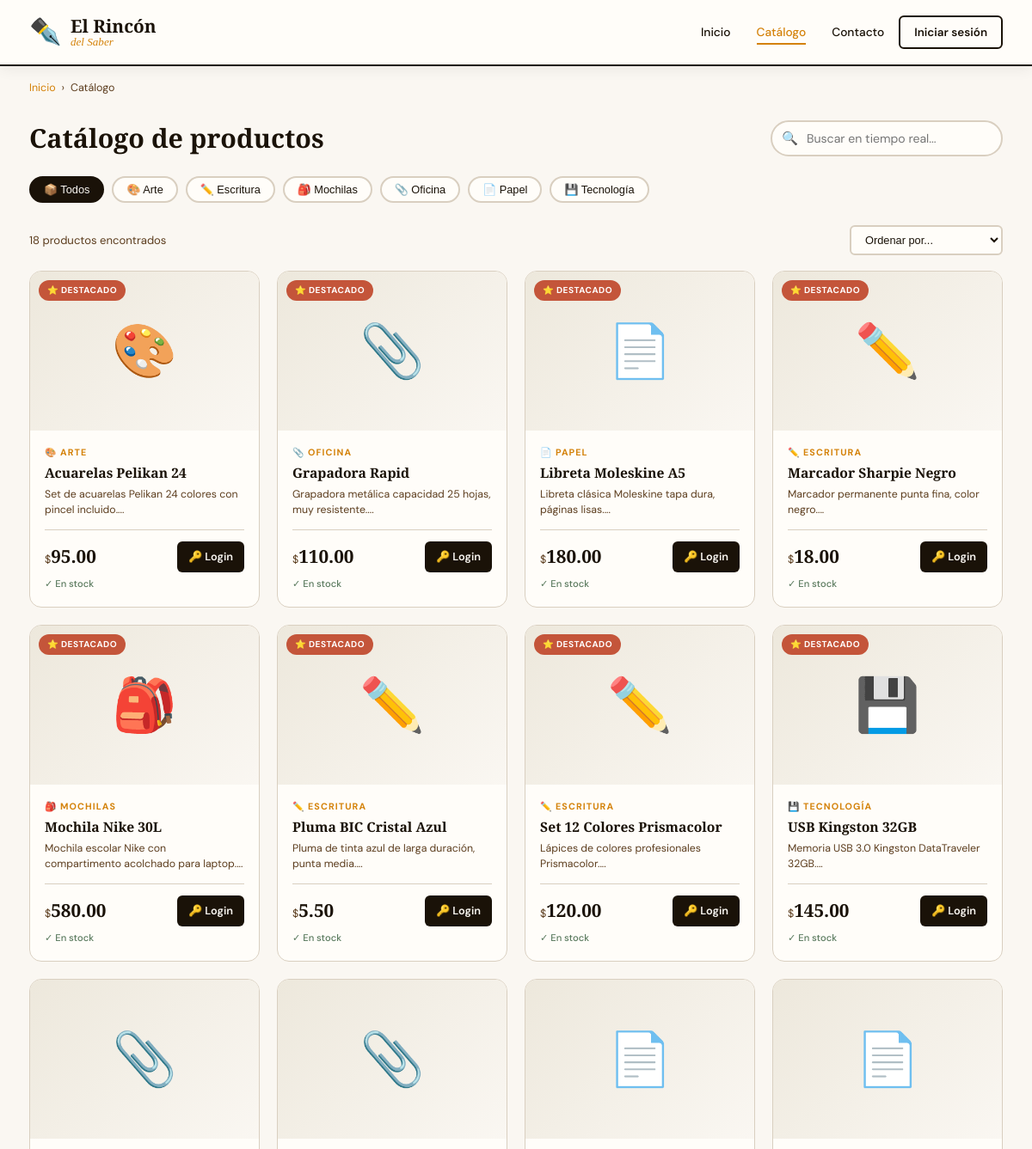
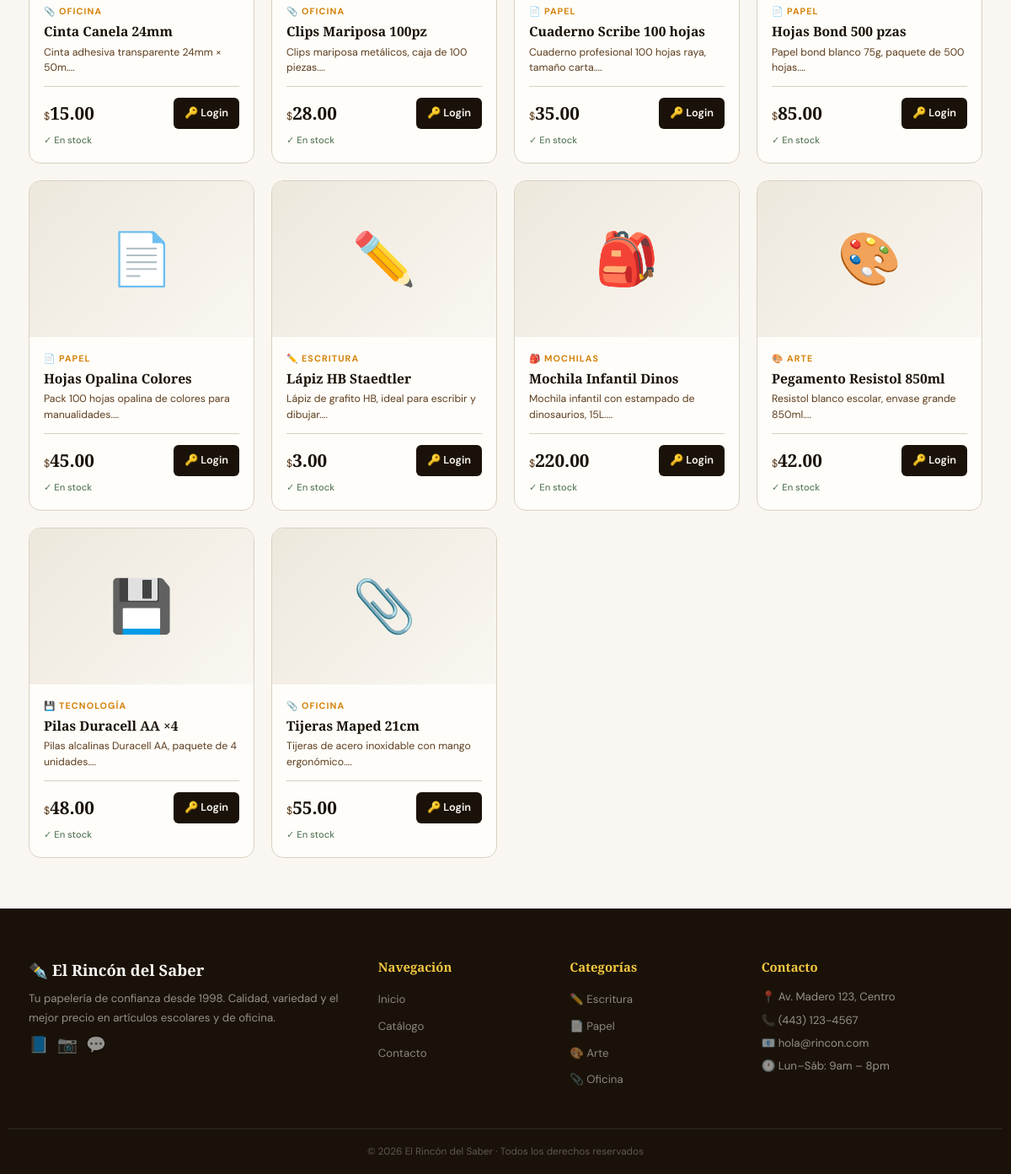
/pages/catalogo.php, run on the app's committed database (2 pictures, top to bottom).
### tables this page shows
CREATE TABLE IF NOT EXISTS categorias (
    id          INT AUTO_INCREMENT PRIMARY KEY,
    nombre      VARCHAR(100) NOT NULL,
    icono       VARCHAR(10)  DEFAULT '📦',
    created_at  TIMESTAMP DEFAULT CURRENT_TIMESTAMP
);

CREATE TABLE IF NOT EXISTS productos (
    id          INT AUTO_INCREMENT PRIMARY KEY,
    nombre      VARCHAR(150) NOT NULL,
    descripcion TEXT,
    precio      DECIMAL(10,2) NOT NULL,
    stock       INT DEFAULT 0,
    categoria_id INT,
    destacado   TINYINT(1) DEFAULT 0,
    created_at  TIMESTAMP DEFAULT CURRENT_TIMESTAMP,
    FOREIGN KEY (categoria_id) REFERENCES categorias(id) ON DELETE SET NULL
);

### includes/config.php (called while the page is built, shortened)
<?php
function db(): mysqli {
    static $conn = null;
    if ($conn === null) {
        $conn = new mysqli(DB_HOST, DB_USER, DB_PASS, DB_NAME);
        $conn->set_charset('utf8mb4');
    }
    return $conn;
}
function isLogged(): bool  { return isset($_SESSION['usuario_id']); }
function h(string $s): string { return htmlspecialchars($s, ENT_QUOTES, 'UTF-8'); }

### pages/catalogo.php (the view, shortened to what this page needs)
<?php
require_once '../includes/config.php';
$cat_id = (int)($_GET['cat'] ?? 0);
$cats   = db()->query("SELECT * FROM categorias ORDER BY nombre");
$where = $cat_id ? "WHERE p.categoria_id=$cat_id" : '';
$prods = db()->query("SELECT p.*,c.nombre AS cat_n,c.icono AS cat_ico FROM productos p LEFT JOIN categorias c ON c.id=p.categoria_id $where ORDER BY p.destacado DESC,p.nombre ASC");
include '../includes/header.php';
?>
<div class="container" style="padding-bottom:60px">
  <div class="breadcrumb">
    <a href="../index.php">Inicio</a><span>›</span><span>Catálogo</span>
  </div>
  <div style="display:flex;justify-content:space-between;align-items:center;flex-wrap:wrap;gap:14px;margin:24px 0 20px">
    <h1 style="font-family:var(--fd);font-size:1.9rem;font-weight:900">Catálogo de productos</h1>
    <div style="position:relative">
      <div class="search-wrap">
        <span class="s-icon">🔍</span>
        <input type="text" id="searchInput" placeholder="Buscar en tiempo real..."
               autocomplete="off" style="min-width:270px" oninput="onSearch(this.value)">
      </div>
    </div>
  </div>
  <div class="filters" id="catFiltros">
    <button class="chip <?= !$cat_id?'active':'' ?>" onclick="filtrarCat(0,this)">📦 Todos</button>
    <?php $cats->data_seek(0); while($c=$cats->fetch_assoc()): ?>
    <button class="chip <?= $cat_id==$c['id']?'active':'' ?>" onclick="filtrarCat(<?= $c['id'] ?>,this)">
      <?= $c['icono'].' '.h($c['nombre']) ?>
    </button>
    <?php endwhile; ?>
  </div>
  <div style="display:flex;justify-content:space-between;align-items:center;margin-bottom:18px;flex-wrap:wrap;gap:10px">
    <p id="prodCount" style="font-size:.82rem;color:var(--brown)"><?= $prods->num_rows ?> productos encontrados</p>
    <select class="chip" style="border-radius:var(--r);padding:7px 12px;cursor:pointer" onchange="ordenar(this.value)">
      <option value="">Ordenar por...</option>
    </select>
  </div>
  <div class="prod-grid" id="prodGrid">
    <?php while($p=$prods->fetch_assoc()): ?>
    <div class="prod-card fade-in" data-id="<?= $p['id'] ?>">
      <a href="producto.php?id=<?= $p['id'] ?>" style="text-decoration:none;color:inherit">
        <div class="prod-img">
          <span><?= $p['cat_ico']??'📦' ?></span>
          <?php if($p['destacado']): ?><span class="badge badge-star">⭐ Destacado</span><?php endif; ?>
        </div>
      </a>
      <div class="prod-body">
        <div class="prod-cat"><?= ($p['cat_ico']??'').' '.h($p['cat_n']??'') ?></div>
        <a href="producto.php?id=<?= $p['id'] ?>" style="text-decoration:none;color:inherit">
          <h3 class="prod-name"><?= h($p['nombre']) ?></h3>
        </a>
        <p class="prod-desc"><?= h(mb_substr($p['descripcion']??'',0,85)) ?>...</p>
        <div class="prod-footer">
          <div class="prod-price"><small>$</small><?= number_format($p['precio'],2) ?></div>
          <?php if($p['stock']>0): ?>
            <?php if(isLogged()): ?>
              <button class="btn-add" onclick="addToCart(<?= $p['id'] ?>,'<?= addslashes($p['nombre']) ?>',<?= $p['precio'] ?>,'<?= addslashes($p['cat_n']??'') ?>')">+ Agregar</button>
            <?php else: ?>
              <a href="../login.php" class="btn-add" style="text-decoration:none;display:inline-flex">🔑 Login</a>
            <?php endif; ?>
          <?php else: ?>
            <button class="btn-add" disabled>Agotado</button>
          <?php endif; ?>
        </div>
        <div class="<?= $p['stock']<10&&$p['stock']>0?'stock-low':'stock-ok' ?>">
          <?= $p['stock']==0?'❌ Sin stock':($p['stock']<10?'⚠️ Últimas '.$p['stock'].' uds':'✓ En stock') ?>
        </div>
      </div>
    </div>
    <?php endwhile; ?>
  </div>
</div>
<?php include '../includes/footer.php'; ?>

### css/style.css (style rules this page uses)
:root { --cream:#FAF7F2; --white:#FFFDF9; --ink:#1A1208; --brown:#5C3D1E; --amber:#D4820A; --amber-lt:#F5C842; --terra:#C4553A; --sage:#5A7A5E; --paper:#EDE8DC; --border:#D9CFC0; --shadow:rgba(26,18,8,.08); --shadow-md:rgba(26,18,8,.16); --fd:'Playfair Display',Georgia,serif; --fb:'DM Sans',system-ui,sans-serif; --r:6px; --rl:14px; --ease:all .3s cubic-bezier(.4,0,.2,1); }
*,*::before,*::after { box-sizing:border-box;margin:0;padding:0 }
html { scroll-behavior:smooth }
body { font-family:var(--fb);background:var(--cream);color:var(--ink);line-height:1.6;min-height:100vh }
.container { max-width:1180px;margin:0 auto;padding:0 24px }
a { color:inherit }
.prod-grid { display:grid;grid-template-columns:repeat(auto-fill,minmax(245px,1fr));gap:20px }
.prod-card { background:var(--white);border:1px solid var(--border);border-radius:var(--rl);overflow:hidden;transition:var(--ease) }
.prod-img { height:185px;background:linear-gradient(135deg,var(--paper),var(--cream));display:flex;align-items:center;justify-content:center;font-size:3.8rem;position:relative }
.badge { position:absolute;top:10px;left:10px;font-size:.63rem;font-weight:700;padding:4px 10px;border-radius:100px;letter-spacing:.05em;text-transform:uppercase }
.badge-star { background:var(--terra);color:#fff }
.prod-body { padding:17px }
.prod-cat { font-size:.67rem;font-weight:700;letter-spacing:.1em;text-transform:uppercase;color:var(--amber);margin-bottom:5px }
.prod-name { font-family:var(--fd);font-size:.98rem;font-weight:700;line-height:1.3;margin-bottom:5px }
.prod-desc { font-size:.77rem;color:var(--brown);line-height:1.5;margin-bottom:13px }
.prod-footer { display:flex;align-items:center;justify-content:space-between;gap:9px;padding-top:13px;border-top:1px solid var(--border) }
.prod-price { font-family:var(--fd);font-size:1.3rem;font-weight:900 }
.prod-price small { font-size:.78rem;font-weight:400;font-family:var(--fb);color:var(--brown) }
.btn-add { background:var(--ink);color:var(--cream);border:none;padding:8px 13px;border-radius:var(--r);font-size:.8rem;font-weight:600;cursor:pointer;transition:var(--ease);white-space:nowrap }
.stock-ok { font-size:.7rem;color:var(--sage);font-weight:500;margin-top:5px }
.search-wrap { position:relative;max-width:360px }
.search-wrap input { width:100%;padding:10px 14px 10px 40px;border:2px solid var(--border);border-radius:100px;font-family:var(--fb);font-size:.88rem;color:var(--ink);background:var(--white);outline:none;transition:var(--ease) }
.s-icon { position:absolute;left:13px;top:50%;transform:translateY(-50%);font-size:.95rem;pointer-events:none }
.filters { display:flex;gap:9px;flex-wrap:wrap;margin-bottom:26px }
.chip { padding:6px 15px;border-radius:100px;font-size:.8rem;font-weight:500;border:2px solid var(--border);color:var(--ink);background:var(--white);cursor:pointer;transition:var(--ease) }
.chip:hover,.chip.active { background:var(--ink);color:var(--cream);border-color:var(--ink) }
.breadcrumb { display:flex;align-items:center;gap:7px;font-size:.78rem;color:var(--brown);padding:16px 0 0 }
.breadcrumb a { color:var(--amber);text-decoration:none }
.fade-in { animation:fadeUp .5s ease both }

### data on the page
categorias: icono "🎨", nombre "Arte"
categorias: icono "✏️", nombre "Escritura"
categorias: icono "🎒", nombre "Mochilas"
categorias: icono "📎", nombre "Oficina"
categorias: icono "📄", nombre "Papel"
categorias: icono "💾", nombre "Tecnología"
productos: categoria.icono "🎨", destacado "⭐ DESTACADO", categoria.nombre "ARTE", nombre "Acuarelas Pelikan 24", descripcion "Set de acuarelas Pelikan 24 colores con pincel incluido.", precio "95.00", stock "🔑 Login"
productos: categoria.icono "📎", destacado "⭐ DESTACADO", categoria.nombre "OFICINA", nombre "Grapadora Rapid", descripcion "Grapadora metálica capacidad 25 hojas, muy resistente.", precio "110.00", stock "🔑 Login"
productos: categoria.icono "📄", destacado "⭐ DESTACADO", categoria.nombre "PAPEL", nombre "Libreta Moleskine A5", descripcion "Libreta clásica Moleskine tapa dura, páginas lisas.", precio "180.00", stock "🔑 Login"
productos: categoria.icono "✏️", destacado "⭐ DESTACADO", categoria.nombre "ESCRITURA", nombre "Marcador Sharpie Negro", descripcion "Marcador permanente punta fina, color negro.", precio "18.00", stock "🔑 Login"
productos: categoria.icono "🎒", destacado "⭐ DESTACADO", categoria.nombre "MOCHILAS", nombre "Mochila Nike 30L", descripcion "Mochila escolar Nike con compartimento acolchado para laptop.", precio "580.00", stock "🔑 Login"
productos: categoria.icono "✏️", destacado "⭐ DESTACADO", categoria.nombre "ESCRITURA", nombre "Pluma BIC Cristal Azul", descripcion "Pluma de tinta azul de larga duración, punta media.", precio "5.50", stock "🔑 Login"
productos: categoria.icono "✏️", destacado "⭐ DESTACADO", categoria.nombre "ESCRITURA", nombre "Set 12 Colores Prismacolor", descripcion "Lápices de colores profesionales Prismacolor.", precio "120.00", stock "🔑 Login"
productos: categoria.icono "💾", destacado "⭐ DESTACADO", categoria.nombre "TECNOLOGÍA", nombre "USB Kingston 32GB", descripcion "Memoria USB 3.0 Kingston DataTraveler 32GB.", precio "145.00", stock "🔑 Login"
productos: categoria.icono "📎", categoria.nombre "OFICINA", nombre "Cinta Canela 24mm", descripcion "Cinta adhesiva transparente 24mm × 50m.", precio "15.00", stock "🔑 Login"
productos: categoria.icono "📎", categoria.nombre "OFICINA", nombre "Clips Mariposa 100pz", descripcion "Clips mariposa metálicos, caja de 100 piezas.", precio "28.00", stock "🔑 Login"
productos: categoria.icono "📄", categoria.nombre "PAPEL", nombre "Cuaderno Scribe 100 hojas", descripcion "Cuaderno profesional 100 hojas raya, tamaño carta.", precio "35.00", stock "🔑 Login"
productos: categoria.icono "📄", categoria.nombre "PAPEL", nombre "Hojas Bond 500 pzas", descripcion "Papel bond blanco 75g, paquete de 500 hojas.", precio "85.00", stock "🔑 Login"
productos: categoria.icono "📄", categoria.nombre "PAPEL", nombre "Hojas Opalina Colores", descripcion "Pack 100 hojas opalina de colores para manualidades.", precio "45.00", stock "🔑 Login"
productos: categoria.icono "✏️", categoria.nombre "ESCRITURA", nombre "Lápiz HB Staedtler", descripcion "Lápiz de grafito HB, ideal para escribir y dibujar.", precio "3.00", stock "🔑 Login"
productos: categoria.icono "🎒", categoria.nombre "MOCHILAS", nombre "Mochila Infantil Dinos", descripcion "Mochila infantil con estampado de dinosaurios, 15L.", precio "220.00", stock "🔑 Login"
productos: categoria.icono "🎨", categoria.nombre "ARTE", nombre "Pegamento Resistol 850ml", descripcion "Resistol blanco escolar, envase grande 850ml.", precio "42.00", stock "🔑 Login"
productos: categoria.icono "💾", categoria.nombre "TECNOLOGÍA", nombre "Pilas Duracell AA ×4", descripcion "Pilas alcalinas Duracell AA, paquete de 4 unidades.", precio "48.00", stock "🔑 Login"
productos: categoria.icono "📎", categoria.nombre "OFICINA", nombre "Tijeras Maped 21cm", descripcion "Tijeras de acero inoxidable con mango ergonómico.", precio "55.00", stock "🔑 Login"

### other printed values
$prods->num_rows "18"
